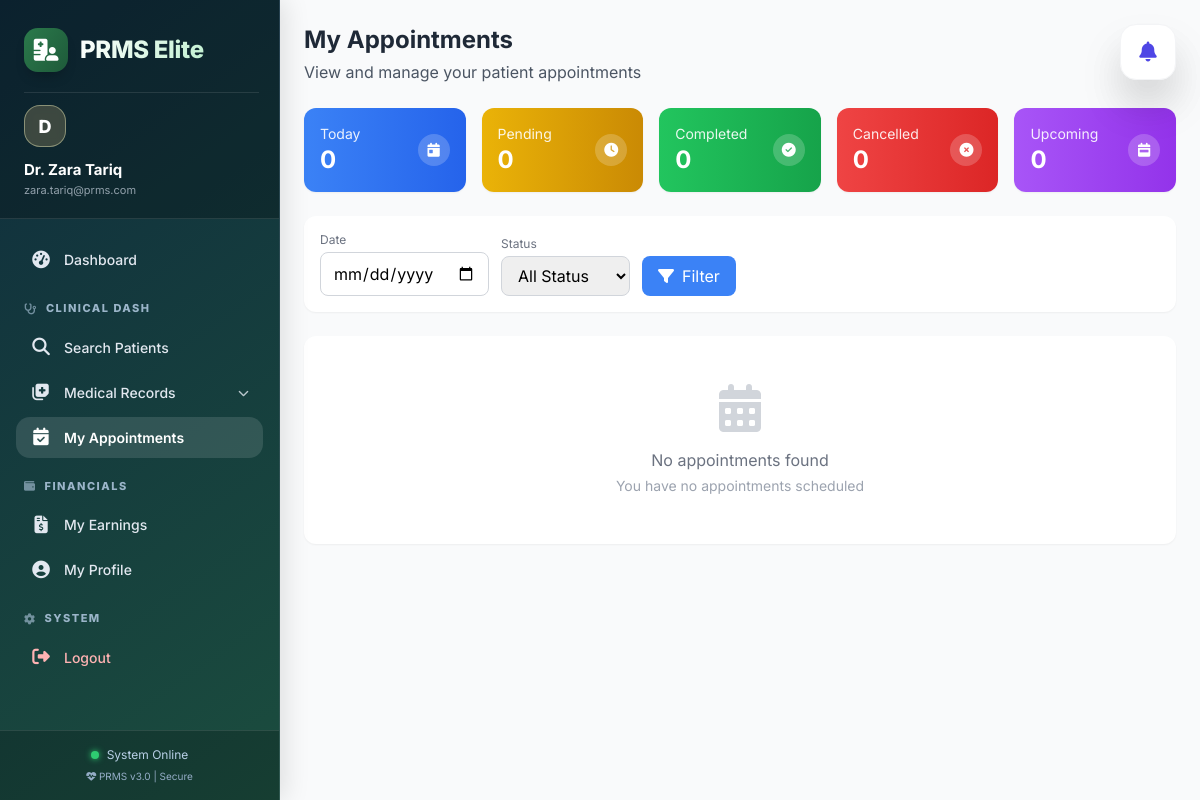
The page /doctor/appointments.php (signed in) on the database as committed earlier.
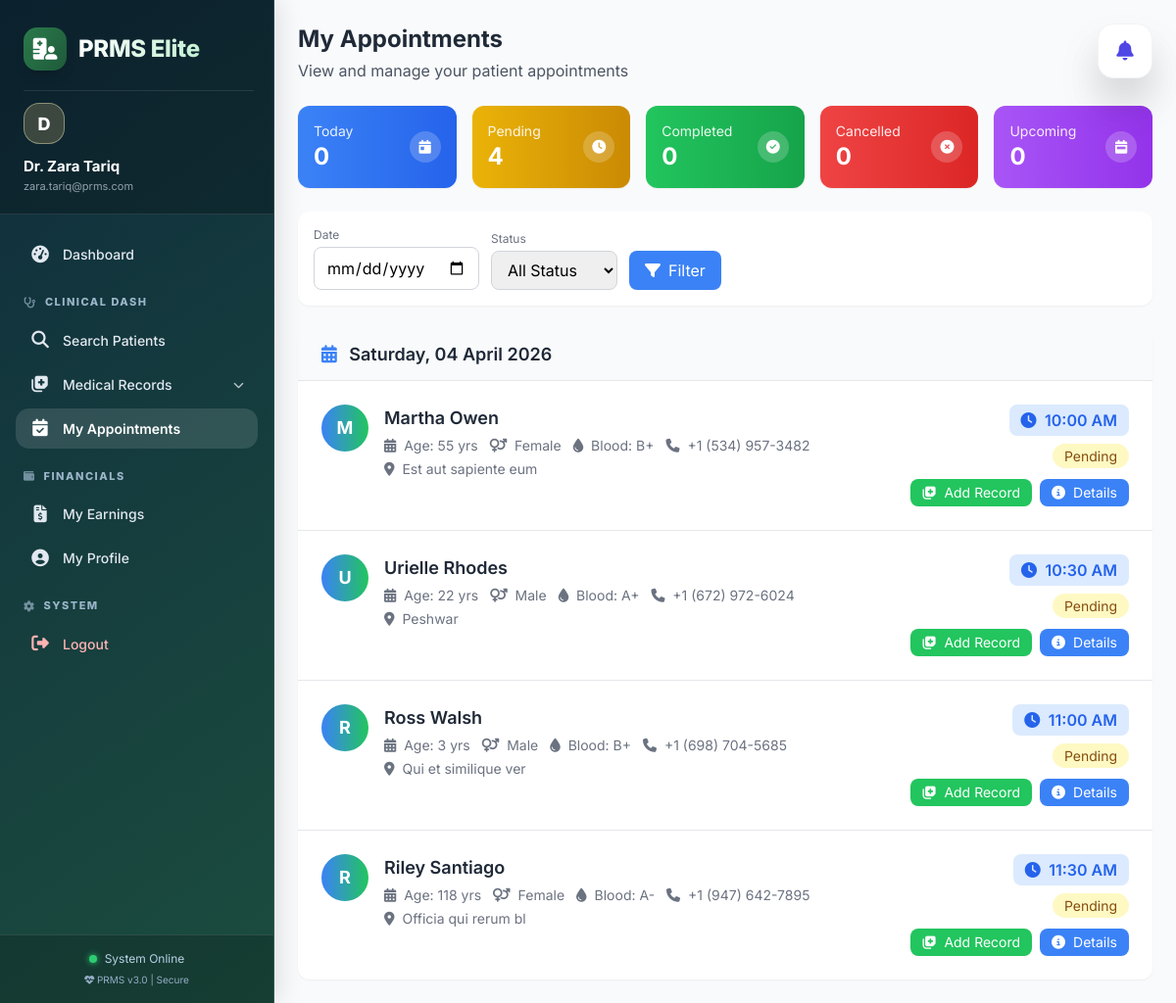
The same page on the database as committed later.
### tables this page shows
CREATE TABLE `appointments` (
  `id` int(11) NOT NULL,
  `patient_id` int(11) DEFAULT NULL,
  `doctor_id` int(11) DEFAULT NULL,
  `appointment_date` datetime DEFAULT NULL,
  `symptoms` text DEFAULT NULL,
  `category_id` int(11) DEFAULT NULL,
  `consultation_fee` decimal(10,2) DEFAULT 0.00,
  `shift_type` varchar(20) DEFAULT NULL,
  `time_slot` varchar(50) DEFAULT NULL,
  `patient_number` int(11) DEFAULT 0,
  `status` enum('pending','completed','cancelled') DEFAULT 'pending',
  `created_at` timestamp NOT NULL DEFAULT current_timestamp()
);

CREATE TABLE `patients` (
  `id` int(11) NOT NULL,
  `name` varchar(100) DEFAULT NULL,
  `age` int(11) DEFAULT NULL,
  `weight` decimal(5,2) DEFAULT NULL,
  `disease` int(11) DEFAULT NULL,
  `gender` enum('male','female','other') DEFAULT NULL,
  `phone` varchar(20) DEFAULT NULL,
  `address` text DEFAULT NULL,
  `blood_group` varchar(10) DEFAULT NULL,
  `status` enum('active','inactive') DEFAULT 'active',
  `created_at` timestamp NOT NULL DEFAULT current_timestamp()
);

### doctor/appointments.php (the view, shortened to what the rows shown need)
<?php
require_once '../config/db.php';
$user_id = $_SESSION['user_id'];
$doctor_query = "SELECT id FROM doctors WHERE user_id = ?";
$stmt = mysqli_prepare($conn, $doctor_query);
mysqli_stmt_bind_param($stmt, "i", $user_id);
mysqli_stmt_execute($stmt);
$doctor_result = mysqli_stmt_get_result($stmt);
$doctor = mysqli_fetch_assoc($doctor_result);
$doctor_id = $doctor['id'];
$where_clauses = ["a.doctor_id = $doctor_id"];
$where_sql = implode(" AND ", $where_clauses);
$appointments_query = "SELECT a.*, p.id as patient_id, p.name as patient_name, p.age, p.gender, p.phone, p.blood_group, p.address
                       FROM appointments a
                       JOIN patients p ON a.patient_id = p.id
                       WHERE $where_sql
                       ORDER BY a.appointment_date ASC";
$appointments_result = mysqli_query($conn, $appointments_query);
include '../includes/header.php';
?>
<div class="flex-1 overflow-y-auto bg-gray-50">
    <div class="p-6">
        <div class="mb-6">
            <h1 class="text-2xl font-bold text-gray-800">My Appointments</h1>
        </div>
        <div class="bg-white rounded-xl shadow-sm overflow-hidden">
            <?php if (mysqli_num_rows($appointments_result) > 0): ?>
                <div class="divide-y divide-gray-200">
                    <?php
                    $current_date = '';
                    while ($appointment = mysqli_fetch_assoc($appointments_result)):
                        $appointment_date = date('Y-m-d', strtotime($appointment['appointment_date']));
                        $display_date = date('l, d F Y', strtotime($appointment['appointment_date']));
                        if ($current_date != $appointment_date):
                            $current_date = $appointment_date;
                    ?>
                            <div class="bg-gray-50 px-6 py-3">
                                <h3 class="text-lg font-semibold text-gray-800">
                                    <i class="fas fa-calendar-alt mr-2 text-blue-500"></i>
                                    <?php echo $display_date; ?>
                                </h3>
                            </div>
                        <?php endif; ?>
                        <div class="p-6 hover:bg-gray-50 transition">
                            <div class="flex flex-wrap justify-between items-start gap-4">
                                <div class="flex items-start space-x-4 flex-1">
                                    <div class="w-12 h-12 rounded-full bg-gradient-to-r from-blue-500 to-green-500 flex items-center justify-center text-white font-bold text-lg">
                                        <?php echo strtoupper(substr($appointment['patient_name'], 0, 1)); ?>
                                    </div>
                                    <div>
                                        <a href="javascript:void(0)" onclick="viewPatient(<?php echo $appointment['patient_id']; ?>)"
                                            class="text-lg font-semibold text-gray-800 hover:text-blue-600 transition">
                                            <?php echo htmlspecialchars($appointment['patient_name']); ?>
                                        </a>
                                        <div class="flex flex-wrap gap-3 mt-1">
                                            <span class="text-sm text-gray-500">
                                                <i class="fas fa-calendar-alt mr-1"></i> Age: <?php echo $appointment['age']; ?> yrs
                                            </span>
                                            <span class="text-sm text-gray-500 capitalize">
                                                <i class="fas fa-venus-mars mr-1"></i> <?php echo $appointment['gender']; ?>
                                            </span>
                                            <?php if ($appointment['blood_group']): ?>
                                                <span class="text-sm text-gray-500">
                                                    <i class="fas fa-tint mr-1"></i> Blood: <?php echo $appointment['blood_group']; ?>
                                                </span>
                                            <?php endif; ?>
                                            <span class="text-sm text-gray-500">
                                                <i class="fas fa-phone mr-1"></i> <?php echo $appointment['phone']; ?>
                                            </span>
                                        </div>
                                        <?php if ($appointment['address']): ?>
                                            <p class="text-sm text-gray-500 mt-1">
                                                <i class="fas fa-map-marker-alt mr-1"></i> <?php echo htmlspecialchars(substr($appointment['address'], 0, 50)); ?>
                                            </p>
                                        <?php endif; ?>
                                    </div>
                                </div>
                                <div class="text-right">
                                    <div class="bg-blue-100 px-3 py-1 rounded-lg inline-block mb-2">
                                        <i class="fas fa-clock text-blue-600 mr-1"></i>
                                        <span class="text-blue-600 font-semibold">
                                            <?php echo date('h:i A', strtotime($appointment['appointment_date'])); ?>
                                        </span>
                                    </div>
                                    <div>
                                        <span class="px-3 py-1 text-sm rounded-full
                                        <?php echo $appointment['status'] == 'completed' ? 'bg-green-100 text-green-800' : ($appointment['status'] == 'pending' ? 'bg-yellow-100 text-yellow-800' : 'bg-red-100 text-red-800'); ?>">
                                            <?php echo ucfirst($appointment['status']); ?>
                                        </span>
                                    </div>
                                    <div class="mt-3 flex space-x-2 justify-end">
                                        <?php if ($appointment['status'] == 'pending'): ?>
                                            <a href="records/create.php?patient_id=<?php echo $appointment['patient_id']; ?>"
                                                class="text-sm bg-green-500 text-white px-3 py-1 rounded-lg hover:bg-green-600 transition">
                                                <i class="fas fa-notes-medical mr-1"></i> Add Record
                                            </a>
                                        <?php endif; ?>
                                        <a href="javascript:void(0)"
                                            onclick="viewAppointmentDetails(<?php echo $appointment['id']; ?>, '<?php echo htmlspecialchars($appointment['patient_name']); ?>', '<?php echo date('d M Y, h:i A', strtotime($appointment['appointment_date'])); ?>', '<?php echo $appointment['status']; ?>')"
                                            class="text-sm bg-blue-500 text-white px-3 py-1 rounded-lg hover:bg-blue-600 transition">
                                            <i class="fas fa-info-circle mr-1"></i> Details
                                        </a>
                                    </div>
                                </div>
                            </div>
                        </div>
                    <?php endwhile; ?>
                </div>
            <?php endif; ?>
        </div>
    </div>
</div>

Rows that differ between the two databases and show on the page:
added appointments: appointment_date "Saturday, 04 April 2026", patient.name "M", patient.name "Martha Owen", patient.age "55", patient.gender "Female", patient.blood_group "B+", patient.phone "+1 (534) 957-3482", patient.address "Est aut sapiente eum", appointment_date "10:00 AM", status "Pending"
added appointments: patient.name "U", patient.name "Urielle Rhodes", patient.age "22", patient.gender "Male", patient.blood_group "A+", patient.phone "+1 (672) 972-6024", patient.address "Peshwar", appointment_date "10:30 AM", status "Pending"
added appointments: patient.name "R", patient.name "Ross Walsh", patient.age "3", patient.gender "Male", patient.blood_group "B+", patient.phone "+1 (698) 704-5685", patient.address "Qui et similique ver", appointment_date "11:00 AM", status "Pending"
added appointments: patient.name "R", patient.name "Riley Santiago", patient.age "118", patient.gender "Female", patient.blood_group "A-", patient.phone "+1 (947) 642-7895", patient.address "Officia qui rerum bl", appointment_date "11:30 AM", status "Pending"
Other text that changed with them:
$pending_appointments: "0" → "4"
text no longer shown: "No appointments found You have no appointments scheduled"
